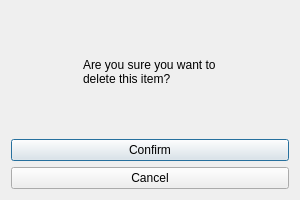
<?xml version="1.0" encoding="UTF-8"?>
<ui version="4.0">
 <class>Dialog</class>
 <widget class="QDialog" name="Dialog">
  <property name="geometry">
   <rect>
    <x>0</x>
    <y>0</y>
    <width>300</width>
    <height>200</height>
   </rect>
  </property>
  <property name="windowTitle">
   <string>Dialog</string>
  </property>
  <layout class="QVBoxLayout" name="verticalLayout">
   <item alignment="Qt::AlignHCenter">
    <widget class="QLabel" name="confirmation">
     <property name="text">
      <string>Are you sure you want to delete this item?</string>
     </property>
     <property name="wordWrap">
      <bool>true</bool>
     </property>
    </widget>
   </item>
   <item>
    <widget class="QPushButton" name="confirmButton">
     <property name="text">
      <string>Confirm</string>
     </property>
    </widget>
   </item>
   <item>
    <widget class="QPushButton" name="cancelButton">
     <property name="text">
      <string>Cancel</string>
     </property>
    </widget>
   </item>
  </layout>
 </widget>
 <resources/>
 <connections/>
</ui>
